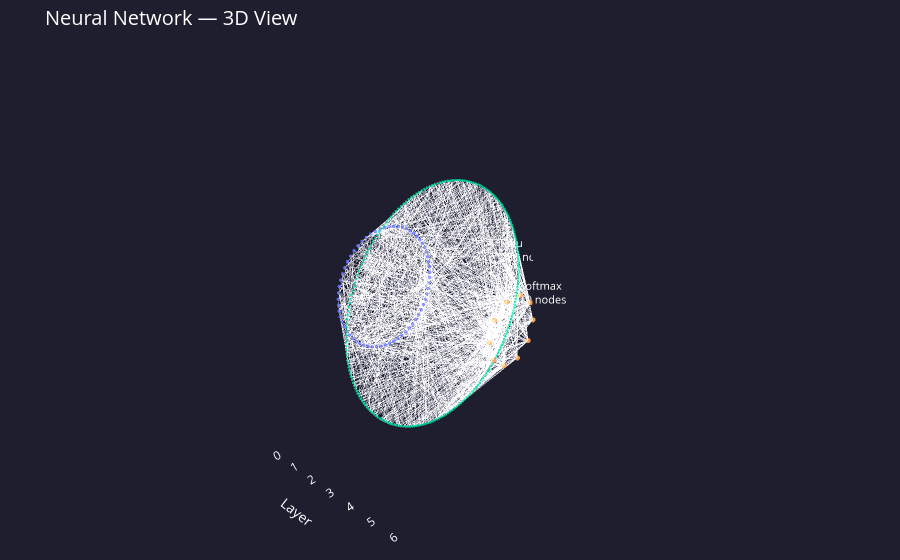

Source (notebook cell):
### Markdown cell above
---
## Architektura sieci (3D)

### Code cell
from Code.Visualization.network_visualization import show_architecture_3d

show_architecture_3d(layer_sizes, activations)

### Figure 1 — Plotly figure (JSON) as saved in the notebook; plotly's stock layout.template omitted (floating-point values rounded to 4 significant figures; data arrays with more than 128 entries replaced by an {"elided": "..."} marker saying what was removed)
{"data": [{"hoverinfo": "none", "line": {"color": "rgba(180,180,180,0.12)", "width": 0.8}, "mode": "lines", "name": "connections", "type": "scatter3d", "x": {"elided": "3600 int values"}, "y": {"elided": "3600 float values"}, "z": {"elided": "3600 float values"}}, {"hovertemplate": "%{text}<extra></extra>", "marker": {"color": {"elided": "300 str values"}, "line": {"width": 0}, "opacity": 0.9, "size": {"elided": "300 int values"}}, "mode": "markers", "name": "nodes", "text": {"elided": "300 str values"}, "type": "scatter3d", "x": {"elided": "300 int values"}, "y": {"elided": "300 float values"}, "z": {"elided": "300 float values"}}, {"hoverinfo": "none", "mode": "text", "name": "labels", "text": ["Input<br>64 nodes", "Relu<br>226 nodes", "Softmax<br>10 nodes"], "textfont": {"color": "white", "size": 11}, "type": "scatter3d", "x": [0, 3, 6], "y": [3, 5.11, 1.8], "z": [0, 0, 0]}], "layout": {"font": {"color": "white"}, "margin": {"b": 0, "l": 0, "r": 0, "t": 50}, "paper_bgcolor": "#1e1e2e", "scene": {"bgcolor": "#1e1e2e", "camera": {"eye": {"x": 1.6, "y": -1.8, "z": 1}, "up": {"x": 0, "y": 0, "z": 1}}, "xaxis": {"backgroundcolor": "#1e1e2e", "gridcolor": "#333", "showgrid": false, "title": {"text": "Layer"}, "zeroline": false}, "yaxis": {"backgroundcolor": "#1e1e2e", "gridcolor": "#333", "showgrid": false, "showticklabels": false, "title": {"text": ""}, "zeroline": false}, "zaxis": {"backgroundcolor": "#1e1e2e", "gridcolor": "#333", "showgrid": false, "showticklabels": false, "title": {"text": ""}, "zeroline": false}}, "showlegend": false, "title": {"font": {"color": "white", "size": 20}, "text": "Neural Network — 3D View"}}}
